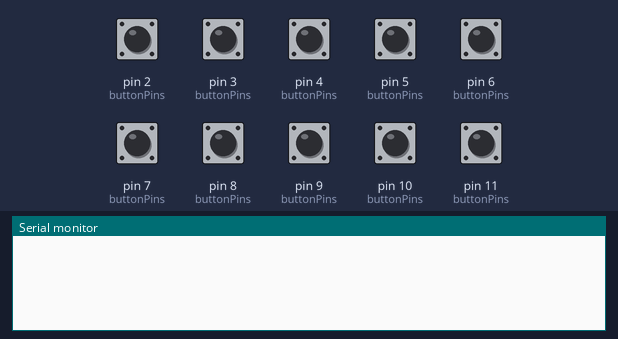
Bench run of a sketch on a simulated Arduino Uno, built with avr-gcc and run on an emulated ATmega328P. Shown: the last lines printed to the serial monitor. Inputs (shaded band) come from the test bench; at power-on: pin 2 (buttonPins), pin 3 (buttonPins), pin 4 (buttonPins), pin 5 (buttonPins), pin 6 (buttonPins), pin 7 (buttonPins), pin 8 (buttonPins), pin 9 (buttonPins), pin 10 (buttonPins), pin 11 (buttonPins) HIGH.

Above: at 1.2 s.
1.3 s: pin 2 (buttonPins) pulled LOW for 0.15 s
At 2.6 s:
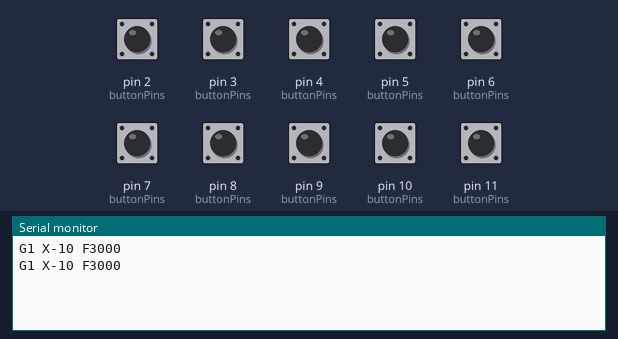
2.9 s: pin 4 (buttonPins) pulled LOW for 0.15 s
At 4.0 s:
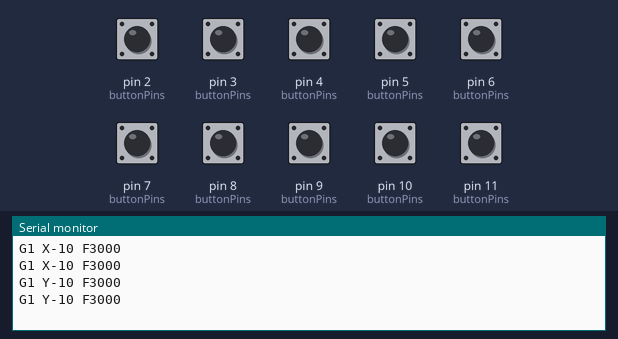
4.5 s: pin 5 (buttonPins) pulled LOW for 0.15 s
At 5.3 s:
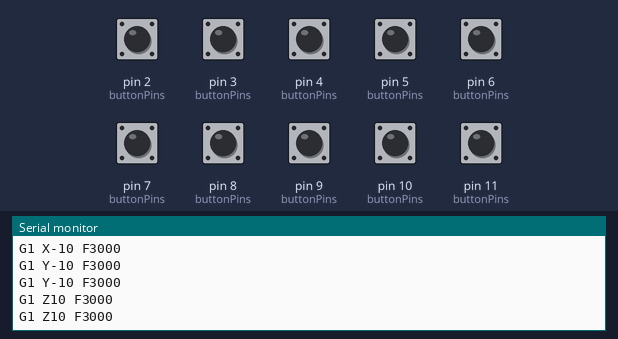
6.1 s: pin 7 (buttonPins) pulled LOW for 0.15 s
At 6.6 s:
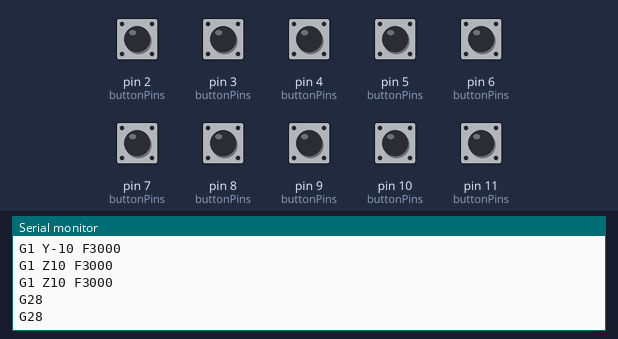
7.7 s: pin 8 (buttonPins) pulled LOW for 0.15 s
At 9.0 s:
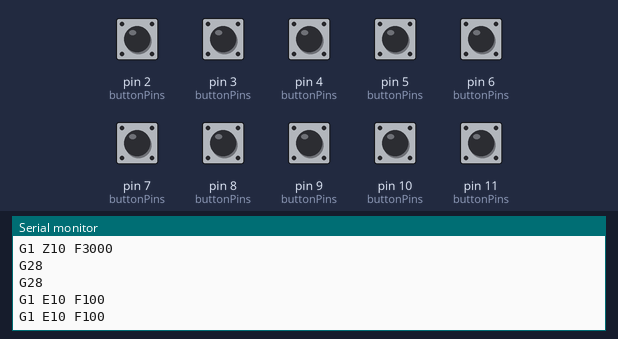
9.3 s: pin 9 (buttonPins) pulled LOW for 0.15 s
At 10.9 s:
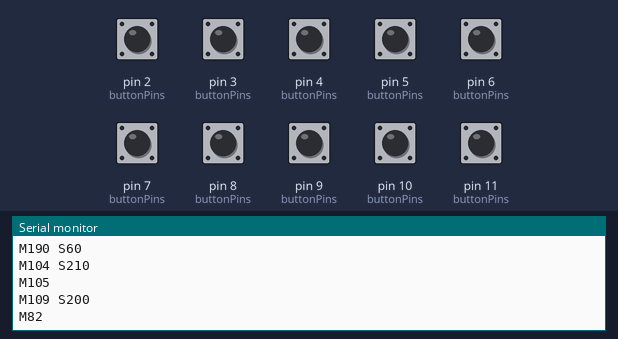
Timing chart, 0 to 11.9 s (numbered marks = the images above; inputs shaded):
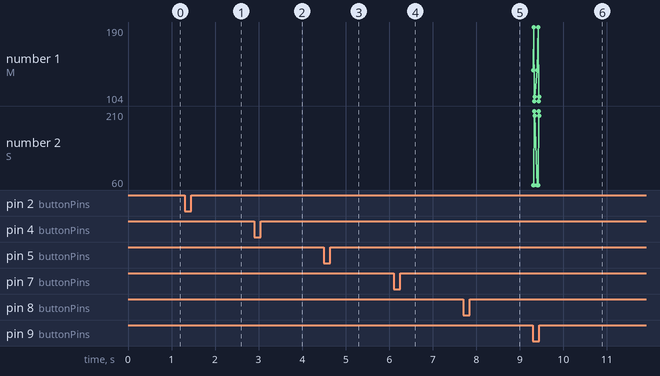

Measured:
- after the input at 1.3 s, the serial monitor: prints a new line at once (image 1)
- after the input at 2.9 s, the serial monitor: prints a new line at once (image 2)
- after the input at 4.5 s, the serial monitor: prints a new line at once (image 3)
- after the input at 6.1 s, the serial monitor: prints a new line at once (image 4)
- after the input at 7.7 s, the serial monitor: prints a new line at once (image 5)
- after the input at 9.3 s, the serial monitor: prints a new line at once (image 6)

The sketch:

printer.ino
```cpp
// Sample Arduino Code

enum Button
{
    AutoHome = 7,
    AxisUp = 11,
    AxisDown = 4,
    AxisLeft = 2,
    AxisRight = 3,
    AxisZUp = 5,
    AxisZDown = 6,
    Preheat = 9,
    Extrude = 8,
    PausePrint = 10
};

const int buttonPins[] = {AutoHome, AxisUp, AxisDown, AxisLeft, AxisRight, AxisZUp, AxisZDown, Preheat, Extrude, PausePrint};
const char *gcodeCommands[] = {
    "G28",                                                       // Auto Home
    "G1 Y10 F3000",                                              // Move Y axis Up
    "G1 Y-10 F3000",                                             // Move Y axis Down
    "G1 X-10 F3000",                                             // Move X Axis Left
    "G1 X10 F3000",                                              // Move X Axis Right
    "G1 Z10 F3000",                                              // Move Z axis Up
    "G1 Z-10 F3000",                                             // Move Z axis Down
    "M140 S60\nM105\nM190 S60\nM104 S210\nM105\nM109 S200\nM82", // Preheat
    "G1 E10 F100",                                               // Extrude Filament
    "M226"                                                       // Pause Print
};

void setup()
{
    for (int i = 0; i < 10; i++)
    {
        pinMode(buttonPins[i], INPUT_PULLUP);
    }
    Serial.begin(9600);
}

void loop()
{
    for (int i = 0; i < 10; i++)
    {
        if (digitalRead(buttonPins[i]) == LOW)
        {
            Serial.println(gcodeCommands[i]);
        }
    }
    delay(100); // Adjust delay as needed
}
```
